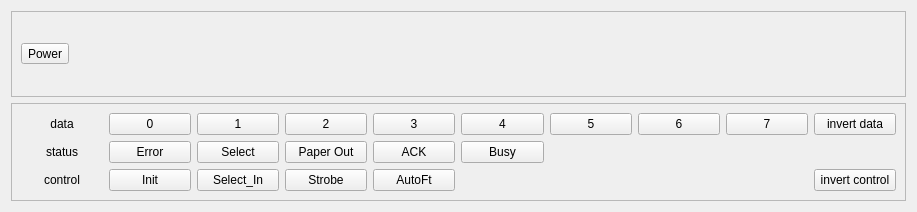
<?xml version="1.0" encoding="UTF-8"?>
<ui version="4.0">
 <class>ParportBox</class>
 <widget class="QWidget" name="ParportBox">
  <property name="geometry">
   <rect>
    <x>0</x>
    <y>0</y>
    <width>917</width>
    <height>212</height>
   </rect>
  </property>
  <property name="windowTitle">
   <string>Dialog</string>
  </property>
  <layout class="QVBoxLayout" name="verticalLayout">
   <item>
    <widget class="QFrame" name="frame_2">
     <property name="frameShape">
      <enum>QFrame::StyledPanel</enum>
     </property>
     <property name="frameShadow">
      <enum>QFrame::Raised</enum>
     </property>
     <layout class="QVBoxLayout" name="verticalLayout_3">
      <item>
       <layout class="QHBoxLayout" name="playout">
        <item>
         <widget class="QToolButton" name="powerButton">
          <property name="text">
           <string>Power</string>
          </property>
          <property name="icon">
           <iconset resource="../../../lib/mainwindow/mainwindow/mw_images.qrc">
            <normaloff>:/mainwindow/system-shutdown.png</normaloff>:/mainwindow/system-shutdown.png</iconset>
          </property>
          <property name="iconSize">
           <size>
            <width>32</width>
            <height>32</height>
           </size>
          </property>
          <property name="checkable">
           <bool>true</bool>
          </property>
         </widget>
        </item>
        <item>
         <spacer name="horizontalSpacer">
          <property name="orientation">
           <enum>Qt::Horizontal</enum>
          </property>
          <property name="sizeHint" stdset="0">
           <size>
            <width>40</width>
            <height>20</height>
           </size>
          </property>
         </spacer>
        </item>
       </layout>
      </item>
     </layout>
    </widget>
   </item>
   <item>
    <widget class="QFrame" name="frame">
     <property name="frameShape">
      <enum>QFrame::StyledPanel</enum>
     </property>
     <property name="frameShadow">
      <enum>QFrame::Raised</enum>
     </property>
     <layout class="QVBoxLayout" name="verticalLayout_2">
      <item>
       <layout class="QGridLayout" name="gridLayout">
        <item row="0" column="1">
         <widget class="QPushButton" name="btnData0">
          <property name="text">
           <string>0</string>
          </property>
         </widget>
        </item>
        <item row="0" column="3">
         <widget class="QPushButton" name="btnData2">
          <property name="text">
           <string>2</string>
          </property>
         </widget>
        </item>
        <item row="0" column="4">
         <widget class="QPushButton" name="btnData3">
          <property name="text">
           <string>3</string>
          </property>
         </widget>
        </item>
        <item row="0" column="2">
         <widget class="QPushButton" name="btnData1">
          <property name="text">
           <string>1</string>
          </property>
         </widget>
        </item>
        <item row="0" column="5">
         <widget class="QPushButton" name="btnData4">
          <property name="text">
           <string>4</string>
          </property>
         </widget>
        </item>
        <item row="0" column="6">
         <widget class="QPushButton" name="btnData5">
          <property name="text">
           <string>5</string>
          </property>
         </widget>
        </item>
        <item row="0" column="7">
         <widget class="QPushButton" name="btnData6">
          <property name="text">
           <string>6</string>
          </property>
         </widget>
        </item>
        <item row="0" column="8">
         <widget class="QPushButton" name="btnData7">
          <property name="text">
           <string>7</string>
          </property>
         </widget>
        </item>
        <item row="0" column="0">
         <widget class="QLabel" name="labelData">
          <property name="text">
           <string>data</string>
          </property>
          <property name="alignment">
           <set>Qt::AlignCenter</set>
          </property>
         </widget>
        </item>
        <item row="0" column="9">
         <widget class="QPushButton" name="btnInvertData">
          <property name="text">
           <string>invert data</string>
          </property>
         </widget>
        </item>
        <item row="1" column="5">
         <widget class="QPushButton" name="btnStatusBusy">
          <property name="text">
           <string>Busy</string>
          </property>
         </widget>
        </item>
        <item row="1" column="0">
         <widget class="QLabel" name="labelStatus">
          <property name="text">
           <string>status</string>
          </property>
          <property name="alignment">
           <set>Qt::AlignCenter</set>
          </property>
         </widget>
        </item>
        <item row="1" column="1">
         <widget class="QPushButton" name="btnStatusError">
          <property name="text">
           <string>Error</string>
          </property>
         </widget>
        </item>
        <item row="1" column="2">
         <widget class="QPushButton" name="btnStatusSelect">
          <property name="text">
           <string>Select</string>
          </property>
         </widget>
        </item>
        <item row="1" column="3">
         <widget class="QPushButton" name="btnStatusPaperOut">
          <property name="text">
           <string>Paper Out</string>
          </property>
         </widget>
        </item>
        <item row="1" column="4">
         <widget class="QPushButton" name="btnStatusACK">
          <property name="text">
           <string>ACK</string>
          </property>
         </widget>
        </item>
        <item row="2" column="1">
         <widget class="QPushButton" name="btnInit">
          <property name="text">
           <string>Init</string>
          </property>
         </widget>
        </item>
        <item row="2" column="2">
         <widget class="QPushButton" name="btnSelectIn">
          <property name="text">
           <string>Select_In</string>
          </property>
         </widget>
        </item>
        <item row="2" column="3">
         <widget class="QPushButton" name="btnStrobe">
          <property name="text">
           <string>Strobe</string>
          </property>
         </widget>
        </item>
        <item row="2" column="4">
         <widget class="QPushButton" name="btnAutoFt">
          <property name="text">
           <string>AutoFt</string>
          </property>
         </widget>
        </item>
        <item row="2" column="9">
         <widget class="QPushButton" name="btnInvertControl">
          <property name="text">
           <string>invert control</string>
          </property>
         </widget>
        </item>
        <item row="2" column="0">
         <widget class="QLabel" name="labelControl">
          <property name="text">
           <string>  control  </string>
          </property>
          <property name="alignment">
           <set>Qt::AlignCenter</set>
          </property>
         </widget>
        </item>
       </layout>
      </item>
     </layout>
    </widget>
   </item>
  </layout>
 </widget>
 <tabstops>
  <tabstop>btnData0</tabstop>
  <tabstop>btnData1</tabstop>
  <tabstop>btnData2</tabstop>
  <tabstop>btnData3</tabstop>
  <tabstop>btnData4</tabstop>
  <tabstop>btnData5</tabstop>
  <tabstop>btnData6</tabstop>
  <tabstop>btnData7</tabstop>
 </tabstops>
 <resources>
  <include location="../../../lib/mainwindow/mainwindow/mw_images.qrc"/>
 </resources>
 <connections/>
</ui>
